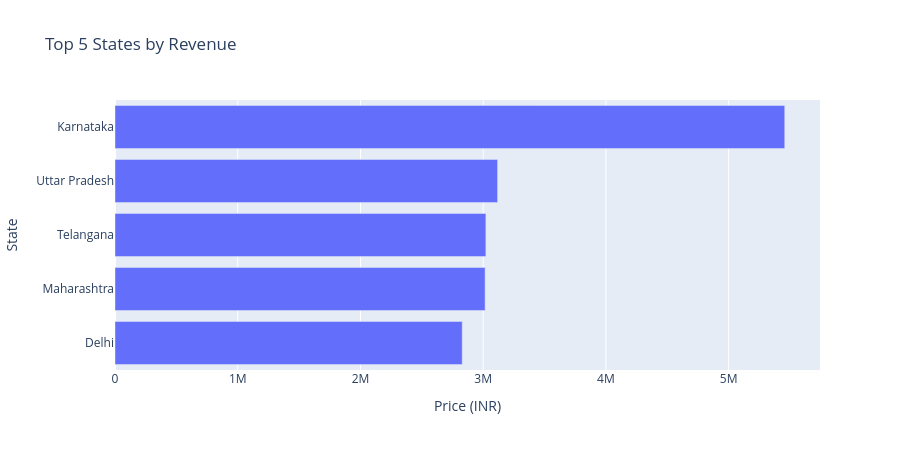

Source (notebook cell):
### Markdown cell above
### Top 5 states in Revenue

### Code cell
# --- D. Top 5 States in Revenue ---
state_revenue = df.groupby('State')['Price (INR)'].sum().sort_values(ascending=False).head(5).reset_index()

fig2 = px.bar(state_revenue, x='Price (INR)', y='State', orientation='h', title='Top 5 States by Revenue', height=450)
fig2.update_yaxes(autorange="reversed")
fig2.show()

### Figure 1 — Plotly figure (JSON) as saved in the notebook; plotly's stock layout.template omitted (floating-point values rounded to 4 significant figures)
{"data": [{"hovertemplate": "Price (INR)=%{x}<br>State=%{y}<extra></extra>", "legendgroup": "", "marker": {"color": "#636efa", "pattern": {"shape": ""}}, "name": "", "orientation": "h", "showlegend": false, "textposition": "auto", "type": "bar", "x": [5457000.0, 3117000.0, 3022000.0, 3016000.0, 2829000.0], "xaxis": "x", "y": ["Karnataka", "Uttar Pradesh", "Telangana", "Maharashtra", "Delhi"], "yaxis": "y"}], "layout": {"barmode": "relative", "height": 450, "legend": {"tracegroupgap": 0}, "title": {"text": "Top 5 States by Revenue"}, "xaxis": {"anchor": "y", "domain": [0, 1], "title": {"text": "Price (INR)"}}, "yaxis": {"anchor": "x", "autorange": "reversed", "domain": [0, 1], "title": {"text": "State"}}}}
